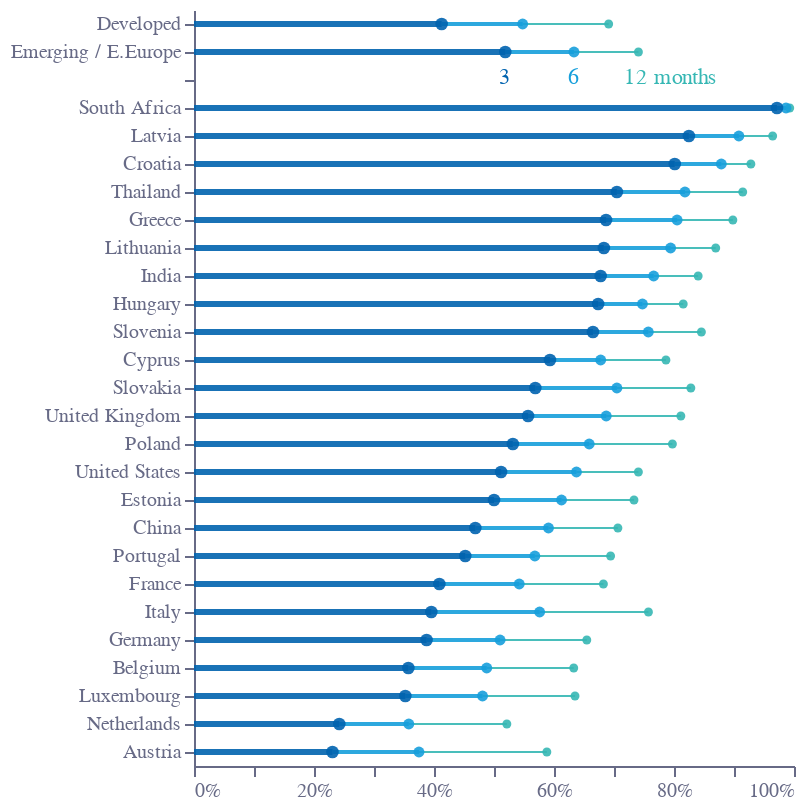

Notebook code cell kept with this figure:
### Code cell
base = (
    alt.Chart(f3)
    .encode(
        tooltip="tooltip:N",
        y=alt.Y(
            "Country:N",
            sort=[],
            axis=alt.Axis(
                grid=False,
                title="",
                titleX=0,
                titleY=-5,
                titleBaseline="bottom",
                titleAngle=0,
                titleAlign="left",
                labelColor=colors["eco-gray"],
                titleColor=colors["eco-gray"],
                tickColor=colors["eco-gray"],
                domainColor=colors["eco-gray"],
            ),
        ),
    )
    .transform_calculate(
        tooltip="datum.Country+' 3️⃣ '+round(datum.Fragility3m*100)+'%'+' 6️⃣ '+round(datum.Fragility6m*100)+'%'+' 1️⃣2️⃣ '+round(datum.Fragility12m*100)+'%'"
    )
)
bars1 = base.mark_circle(
    height=15, size=40, opacity=0.9, color=colors["eco-mid-blue"]
).encode(
    x=alt.X(
        "Fragility3m:Q",
        stack="zero",
        axis=alt.Axis(
            grid=False,
            title="",
            labelColor=colors["eco-gray"],
            titleColor=colors["eco-gray"],
            tickColor=colors["eco-gray"],
            domainColor=colors["eco-gray"],
            format=".0%",
            tickCount=10,
            orient="bottom",
            labelAngle=0,
        ),
    )
)
bars1l = base.mark_rule(
    height=11, strokeWidth=3, opacity=0.9, color=colors["eco-mid-blue"]
).encode(x=alt.X("Fragility3m:Q", stack="zero"))
bars2 = base.mark_circle(
    height=11, size=30, opacity=0.9, color=colors["eco-light-blue"]
).encode(x=alt.X("Fragility6m:Q", stack="zero"))
bars2l = base.mark_rule(
    height=11, strokeWidth=2, opacity=0.9, color=colors["eco-light-blue"]
).encode(x=alt.X("Fragility3m:Q", stack="zero"), x2="Fragility6m:Q")
bars3 = base.mark_circle(
    height=7, size=20, opacity=0.9, color=colors["eco-turquiose"]
).encode(x=alt.X("Fragility12m:Q", stack="zero"))
bars3l = base.mark_rule(
    height=11, strokeWidth=1, opacity=0.9, color=colors["eco-turquiose"]
).encode(x=alt.X("Fragility6m:Q", stack="zero"), x2="Fragility12m:Q")
labels1 = (
    bars1
    .mark_text(dy=13,color=colors['eco-mid-blue'])
    .encode(
        text="t:N"
    )
    .transform_calculate(t="'3'")
    .transform_filter("datum.Country=='Emerging / E.Europe'")
)
labels2 = (
    bars2
    .mark_text(dy=13,color=colors['eco-light-blue'])
    .encode(
        text="t:N"
    )
    .transform_calculate(t="'6'")
    .transform_filter("datum.Country=='Emerging / E.Europe'")
)
labels3 = (
    bars3
    .mark_text(dy=13,color=colors['eco-turquiose'],align='left',dx=-7)
    .encode(
        text="t:N"
    )
    .transform_calculate(t="'12 months'")
    .transform_filter("datum.Country=='Emerging / E.Europe'")
)
layer1 = (
    (
        (bars3 + bars3l + bars2 + bars2l + bars1 + bars1l+labels1+labels2+labels3).properties(
            height=alt.Step(14), width=300
        )
    )
    .configure_view(stroke=None)
    .properties(title="")
)
layer1.save("visualisation/" + f + "b.json")
layer1

### Figure 1 — Vega-Lite specification as saved in the notebook (floating-point values rounded to 4 significant figures)
{"config": {"view": {"continuousWidth": 400, "continuousHeight": 300, "stroke": null}}, "layer": [{"mark": {"type": "circle", "color": "#36B7B4", "height": 7, "opacity": 0.9, "size": 20}, "encoding": {"tooltip": {"type": "nominal", "field": "tooltip"}, "x": {"type": "quantitative", "field": "Fragility12m", "stack": "zero"}, "y": {"type": "nominal", "axis": {"domainColor": "#676A86", "grid": false, "labelColor": "#676A86", "tickColor": "#676A86", "title": "", "titleAlign": "left", "titleAngle": 0, "titleBaseline": "bottom", "titleColor": "#676A86", "titleX": 0, "titleY": -5}, "field": "Country", "sort": []}}, "transform": [{"calculate": "datum.Country+' 3️⃣ '+round(datum.Fragility3m*100)+'%'+' 6️⃣ '+round(datum.Fragility6m*100)+'%'+' 1️⃣2️⃣ '+round(datum.Fragility12m*100)+'%'", "as": "tooltip"}]}, {"mark": {"type": "rule", "color": "#36B7B4", "height": 11, "opacity": 0.9, "strokeWidth": 1}, "encoding": {"tooltip": {"type": "nominal", "field": "tooltip"}, "x": {"type": "quantitative", "field": "Fragility6m", "stack": "zero"}, "x2": {"field": "Fragility12m"}, "y": {"type": "nominal", "axis": {"domainColor": "#676A86", "grid": false, "labelColor": "#676A86", "tickColor": "#676A86", "title": "", "titleAlign": "left", "titleAngle": 0, "titleBaseline": "bottom", "titleColor": "#676A86", "titleX": 0, "titleY": -5}, "field": "Country", "sort": []}}, "transform": [{"calculate": "datum.Country+' 3️⃣ '+round(datum.Fragility3m*100)+'%'+' 6️⃣ '+round(datum.Fragility6m*100)+'%'+' 1️⃣2️⃣ '+round(datum.Fragility12m*100)+'%'", "as": "tooltip"}]}, {"mark": {"type": "circle", "color": "#179FDB", "height": 11, "opacity": 0.9, "size": 30}, "encoding": {"tooltip": {"type": "nominal", "field": "tooltip"}, "x": {"type": "quantitative", "field": "Fragility6m", "stack": "zero"}, "y": {"type": "nominal", "axis": {"domainColor": "#676A86", "grid": false, "labelColor": "#676A86", "tickColor": "#676A86", "title": "", "titleAlign": "left", "titleAngle": 0, "titleBaseline": "bottom", "titleColor": "#676A86", "titleX": 0, "titleY": -5}, "field": "Country", "sort": []}}, "transform": [{"calculate": "datum.Country+' 3️⃣ '+round(datum.Fragility3m*100)+'%'+' 6️⃣ '+round(datum.Fragility6m*100)+'%'+' 1️⃣2️⃣ '+round(datum.Fragility12m*100)+'%'", "as": "tooltip"}]}, {"mark": {"type": "rule", "color": "#179FDB", "height": 11, "opacity": 0.9, "strokeWidth": 2}, "encoding": {"tooltip": {"type": "nominal", "field": "tooltip"}, "x": {"type": "quantitative", "field": "Fragility3m", "stack": "zero"}, "x2": {"field": "Fragility6m"}, "y": {"type": "nominal", "axis": {"domainColor": "#676A86", "grid": false, "labelColor": "#676A86", "tickColor": "#676A86", "title": "", "titleAlign": "left", "titleAngle": 0, "titleBaseline": "bottom", "titleColor": "#676A86", "titleX": 0, "titleY": -5}, "field": "Country", "sort": []}}, "transform": [{"calculate": "datum.Country+' 3️⃣ '+round(datum.Fragility3m*100)+'%'+' 6️⃣ '+round(datum.Fragility6m*100)+'%'+' 1️⃣2️⃣ '+round(datum.Fragility12m*100)+'%'", "as": "tooltip"}]}, {"mark": {"type": "circle", "color": "#0063AF", "height": 15, "opacity": 0.9, "size": 40}, "encoding": {"tooltip": {"type": "nominal", "field": "tooltip"}, "x": {"type": "quantitative", "axis": {"domainColor": "#676A86", "format": ".0%", "grid": false, "labelAngle": 0, "labelColor": "#676A86", "orient": "bottom", "tickColor": "#676A86", "tickCount": 10, "title": "", "titleColor": "#676A86"}, "field": "Fragility3m", "stack": "zero"}, "y": {"type": "nominal", "axis": {"domainColor": "#676A86", "grid": false, "labelColor": "#676A86", "tickColor": "#676A86", "title": "", "titleAlign": "left", "titleAngle": 0, "titleBaseline": "bottom", "titleColor": "#676A86", "titleX": 0, "titleY": -5}, "field": "Country", "sort": []}}, "transform": [{"calculate": "datum.Country+' 3️⃣ '+round(datum.Fragility3m*100)+'%'+' 6️⃣ '+round(datum.Fragility6m*100)+'%'+' 1️⃣2️⃣ '+round(datum.Fragility12m*100)+'%'", "as": "tooltip"}]}, {"mark": {"type": "rule", "color": "#0063AF", "height": 11, "opacity": 0.9, "strokeWidth": 3}, "encoding": {"tooltip": {"type": "nominal", "field": "tooltip"}, "x": {"type": "quantitative", "field": "Fragility3m", "stack": "zero"}, "y": {"type": "nominal", "axis": {"domainColor": "#676A86", "grid": false, "labelColor": "#676A86", "tickColor": "#676A86", "title": "", "titleAlign": "left", "titleAngle": 0, "titleBaseline": "bottom", "titleColor": "#676A86", "titleX": 0, "titleY": -5}, "field": "Country", "sort": []}}, "transform": [{"calculate": "datum.Country+' 3️⃣ '+round(datum.Fragility3m*100)+'%'+' 6️⃣ '+round(datum.Fragility6m*100)+'%'+' 1️⃣2️⃣ '+round(datum.Fragility12m*100)+'%'", "as": "tooltip"}]}, {"mark": {"type": "text", "color": "#0063AF", "dy": 13}, "encoding": {"text": {"type": "nominal", "field": "t"}, "tooltip": {"type": "nominal", "field": "tooltip"}, "x": {"type": "quantitative", "axis": {"domainColor": "#676A86", "format": ".0%", "grid": false, "labelAngle": 0, "labelColor": "#676A86", "orient": "bottom", "tickColor": "#676A86", "tickCount": 10, "title": "", "titleColor": "#676A86"}, "field": "Fragility3m", "stack": "zero"}, "y": {"type": "nominal", "axis": {"domainColor": "#676A86", "grid": false, "labelColor": "#676A86", "tickColor": "#676A86", "title": "", "titleAlign": "left", "titleAngle": 0, "titleBaseline": "bottom", "titleColor": "#676A86", "titleX": 0, "titleY": -5}, "field": "Country", "sort": []}}, "transform": [{"calculate": "datum.Country+' 3️⃣ '+round(datum.Fragility3m*100)+'%'+' 6️⃣ '+round(datum.Fragility6m*100)+'%'+' 1️⃣2️⃣ '+round(datum.Fragility12m*100)+'%'", "as": "tooltip"}, {"calculate": "'3'", "as": "t"}, {"filter": "datum.Country=='Emerging / E.Europe'"}]}, {"mark": {"type": "text", "color": "#179FDB", "dy": 13}, "encoding": {"text": {"type": "nominal", "field": "t"}, "tooltip": {"type": "nominal", "field": "tooltip"}, "x": {"type": "quantitative", "field": "Fragility6m", "stack": "zero"}, "y": {"type": "nominal", "axis": {"domainColor": "#676A86", "grid": false, "labelColor": "#676A86", "tickColor": "#676A86", "title": "", "titleAlign": "left", "titleAngle": 0, "titleBaseline": "bottom", "titleColor": "#676A86", "titleX": 0, "titleY": -5}, "field": "Country", "sort": []}}, "transform": [{"calculate": "datum.Country+' 3️⃣ '+round(datum.Fragility3m*100)+'%'+' 6️⃣ '+round(datum.Fragility6m*100)+'%'+' 1️⃣2️⃣ '+round(datum.Fragility12m*100)+'%'", "as": "tooltip"}, {"calculate": "'6'", "as": "t"}, {"filter": "datum.Country=='Emerging / E.Europe'"}]}, {"mark": {"type": "text", "align": "left", "color": "#36B7B4", "dx": -7, "dy": 13}, "encoding": {"text": {"type": "nominal", "field": "t"}, "tooltip": {"type": "nominal", "field": "tooltip"}, "x": {"type": "quantitative", "field": "Fragility12m", "stack": "zero"}, "y": {"type": "nominal", "axis": {"domainColor": "#676A86", "grid": false, "labelColor": "#676A86", "tickColor": "#676A86", "title": "", "titleAlign": "left", "titleAngle": 0, "titleBaseline": "bottom", "titleColor": "#676A86", "titleX": 0, "titleY": -5}, "field": "Country", "sort": []}}, "transform": [{"calculate": "datum.Country+' 3️⃣ '+round(datum.Fragility3m*100)+'%'+' 6️⃣ '+round(datum.Fragility6m*100)+'%'+' 1️⃣2️⃣ '+round(datum.Fragility12m*100)+'%'", "as": "tooltip"}, {"calculate": "'12 months'", "as": "t"}, {"filter": "datum.Country=='Emerging / E.Europe'"}]}], "data": {"name": "data-fdc2d9792adf34cf41c342eda10e8fef"}, "height": {"step": 14}, "title": "", "width": 300, "$schema": "https://vega.github.io/schema/vega-lite/v4.8.1.json", "datasets": {"data-fdc2d9792adf34cf41c342eda10e8fef": [{"Group": "Developed", "Fragility3m": 0.4127, "Fragility6m": 0.5477, "Fragility12m": 0.6911, "Country": "Developed"}, {"Group": "Emerging / E.Europe", "Fragility3m": 0.5188, "Fragility6m": 0.6333, "Fragility12m": 0.7407, "Country": "Emerging / E.Europe"}, {"Group": null, "Fragility3m": null, "Fragility6m": null, "Fragility12m": null, "Country": ""}, {"Group": "Emerging / E.Europe", "Fragility3m": 0.9716, "Fragility6m": 0.9867, "Fragility12m": 0.9928, "Country": "South Africa"}, {"Group": "Emerging / E.Europe", "Fragility3m": 0.8248, "Fragility6m": 0.9081, "Fragility12m": 0.9644, "Country": "Latvia"}, {"Group": "Emerging / E.Europe", "Fragility3m": 0.8012, "Fragility6m": 0.8788, "Fragility12m": 0.9281, "Country": "Croatia"}, {"Group": "Emerging / E.Europe", "Fragility3m": 0.7048, "Fragility6m": 0.8183, "Fragility12m": 0.9146, "Country": "Thailand"}, {"Group": "Developed", "Fragility3m": 0.6867, "Fragility6m": 0.8052, "Fragility12m": 0.8981, "Country": "Greece"}, {"Group": "Emerging / E.Europe", "Fragility3m": 0.6831, "Fragility6m": 0.7944, "Fragility12m": 0.8695, "Country": "Lithuania"}, {"Group": "Emerging / E.Europe", "Fragility3m": 0.6777, "Fragility6m": 0.7661, "Fragility12m": 0.8403, "Country": "India"}, {"Group": "Emerging / E.Europe", "Fragility3m": 0.6736, "Fragility6m": 0.7474, "Fragility12m": 0.8154, "Country": "Hungary"}, {"Group": "Emerging / E.Europe", "Fragility3m": 0.6649, "Fragility6m": 0.7572, "Fragility12m": 0.8456, "Country": "Slovenia"}, {"Group": "Developed", "Fragility3m": 0.5933, "Fragility6m": 0.6778, "Fragility12m": 0.7866, "Country": "Cyprus"}, {"Group": "Emerging / E.Europe", "Fragility3m": 0.5688, "Fragility6m": 0.7048, "Fragility12m": 0.8281, "Country": "Slovakia"}, {"Group": "Developed", "Fragility3m": 0.5568, "Fragility6m": 0.687, "Fragility12m": 0.8114, "Country": "United Kingdom"}, {"Group": "Emerging / E.Europe", "Fragility3m": 0.5314, "Fragility6m": 0.6587, "Fragility12m": 0.7974, "Country": "Poland"}, {"Group": "Developed", "Fragility3m": 0.5118, "Fragility6m": 0.6374, "Fragility12m": 0.7406, "Country": "United States"}, {"Group": "Emerging / E.Europe", "Fragility3m": 0.5, "Fragility6m": 0.6125, "Fragility12m": 0.7333, "Country": "Estonia"}, {"Group": "Emerging / E.Europe", "Fragility3m": 0.4689, "Fragility6m": 0.5908, "Fragility12m": 0.7065, "Country": "China"}, {"Group": "Developed", "Fragility3m": 0.4521, "Fragility6m": 0.5681, "Fragility12m": 0.6943, "Country": "Portugal"}, {"Group": "Developed", "Fragility3m": 0.4089, "Fragility6m": 0.5421, "Fragility12m": 0.6823, "Country": "France"}, {"Group": "Developed", "Fragility3m": 0.3955, "Fragility6m": 0.5761, "Fragility12m": 0.7574, "Country": "Italy"}, {"Group": "Developed", "Fragility3m": 0.3876, "Fragility6m": 0.5101, "Fragility12m": 0.6546, "Country": "Germany"}, {"Group": "Developed", "Fragility3m": 0.3573, "Fragility6m": 0.4879, "Fragility12m": 0.6329, "Country": "Belgium"}, {"Group": "Developed", "Fragility3m": 0.3522, "Fragility6m": 0.4809, "Fragility12m": 0.635, "Country": "Luxembourg"}, {"Group": "Developed", "Fragility3m": 0.2421, "Fragility6m": 0.358, "Fragility12m": 0.5214, "Country": "Netherlands"}, {"Group": "Developed", "Fragility3m": 0.2308, "Fragility6m": 0.3749, "Fragility12m": 0.5881, "Country": "Austria"}]}}
